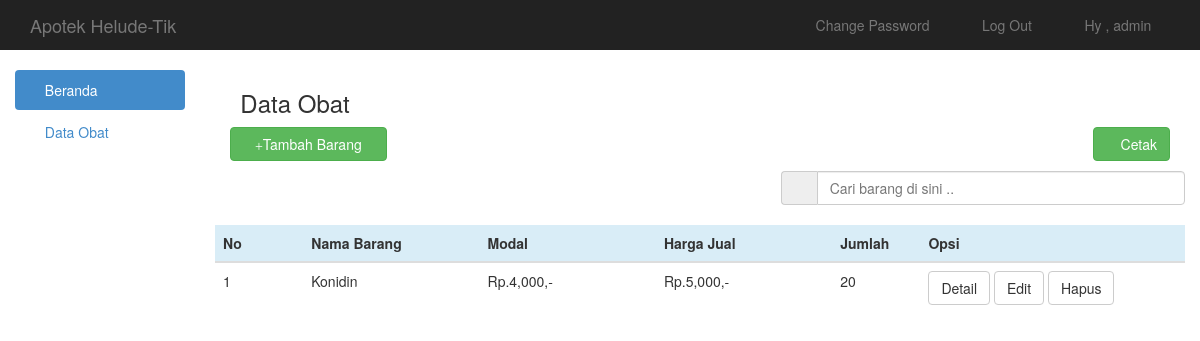
The page /barang.php?cari=Konidin (signed in) on the database its author committed.
### tables this page shows
CREATE TABLE `barang` (
  `id` int(11) NOT NULL,
  `nama` text NOT NULL,
  `jenis` text NOT NULL,
  `suplier` text NOT NULL,
  `modal` int(11) NOT NULL,
  `harga` int(11) NOT NULL,
  `jumlah` int(11) NOT NULL,
  `sisa` int(11) NOT NULL
);

### barang.php (the view, shortened to what this page needs)
<?php include 'header.php'; ?>
<h3><span class="glyphicon glyphicon-briefcase"></span>  Data Obat</h3>
<div class="col-md-12">
	<button data-toggle="modal" data-target="#myModal" class="btn btn-success col-md-2"><span class="glyphicon glyphicon-plus"></span>Tambah Barang</button>
	<a style="margin-bottom:10px" href="preview.php" target="_blank" class="btn btn-success pull-right"><span class='glyphicon glyphicon-print'></span>  Cetak</a>
</div>
<form action="cari_act.php" method="get">
	<div class="input-group col-md-5 col-md-offset-7">
		<span class="input-group-addon" id="basic-addon1"><span class="glyphicon glyphicon-search"></span></span>
		<input type="text" class="form-control" placeholder="Cari barang di sini .." name="cari">
	</div>
</form>
<br/>
<table class="table table-inverse">
	<thead>
	<tr class="bg-info">
		<th class="col-md-1" >No</th>
		<th class="col-md-2">Nama Barang</th>
		<th class="col-md-2">Modal</th>
		<th class="col-md-2">Harga Jual</th>
		<th class="col-md-1">Jumlah</th>
		<th class="col-md-3">Opsi</th>
	</tr>
	</thead>
	<?php
	if(isset($_GET['cari'])){
		$cari=mysql_real_escape_string($_GET['cari']);
		$brg=mysql_query("select * from barang where nama like '%$cari%' or jenis like '%$cari%'");
	}else{
		$brg=mysql_query("select * from barang");
	}
	$no=1;
	while($b=mysql_fetch_array($brg)){
		?>
		<tr>
			<td><?php echo $no++ ?></td>
			<td><?php echo $b['nama'] ?></td>
			<td>Rp.<?php echo number_format($b['modal']) ?>,-</td>
			<td>Rp.<?php echo number_format($b['harga']) ?>,-</td>
			<td><?php echo $b['jumlah'] ?></td>
			<td>
				<a href="det_barang.php?id=<?php echo $b['id']; ?>" class="btn btn-default">Detail</a>
				<a href="edit.php?id=<?php echo $b['id']; ?>" class="btn btn-default">Edit</a>
				<a onclick="if(confirm('Apakah anda yakin ingin menghapus data ini ??')){ location.href='hapus.php?id=<?php echo $b['id']; ?>' }" class="btn btn-default">Hapus</a>
			</td>
		</tr>
		<?php
	}
	?>
</table>

### rows shown on the page
barang: nama "Konidin", modal "4,000", harga "5,000", jumlah "20"

### other values the page prints
$_SESSION['uname'] "admin"
